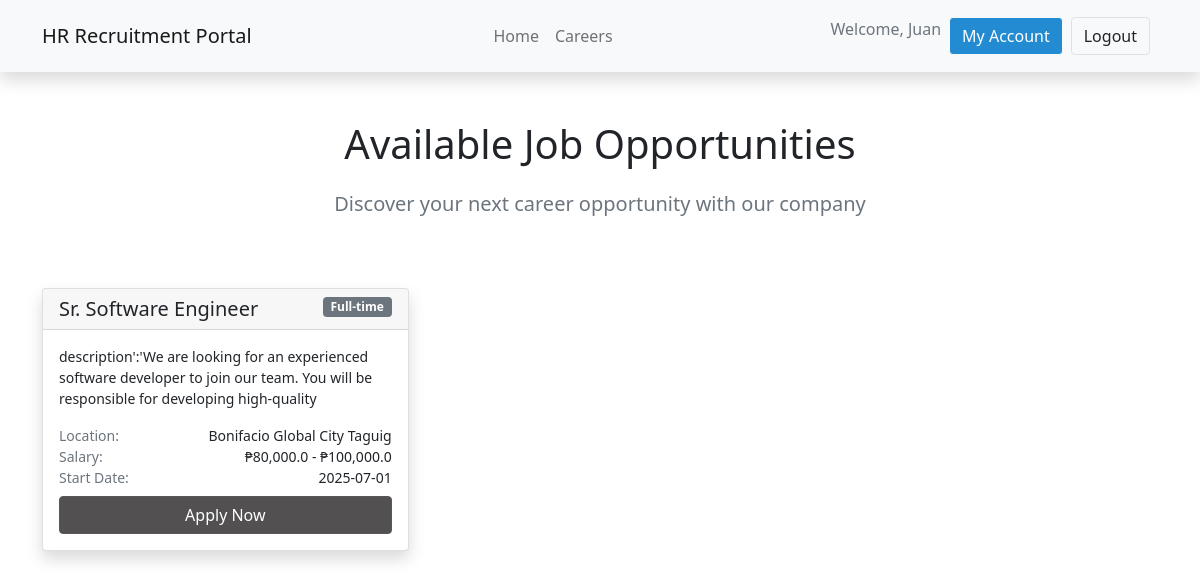
/career (signed in), run on the app's committed database.
### my_app/models.py (models this page shows, shortened)
class Users(db.Model,UserMixin):
    id = db.Column(db.Integer(),primary_key=True)
    firstname=db.Column(db.String(length=30),nullable=False)
    lastname=db.Column(db.String(length=30),nullable=False)
    email_address=db.Column(db.String(length=51),nullable=False)
    password_hash=db.Column(db.String(length=30),nullable=False)
    address_1 = db.Column(db.String(length=120),nullable=True)
    address_2 = db.Column(db.String(length=100),nullable=True)
    brgy_id = db.Column(db.String(),nullable=True)
    munci_id = db.Column(db.String(),nullable=True)
    prov_id = db.Column(db.String(),nullable=True)
    zipcode = db.Column(db.String(),nullable=True)
    mobile_number = db.Column(db.String(length=11),nullable=True)
    phone_number = db.Column(db.String(length=8),nullable=True)
    profile_picture =db.Column(db.String(),nullable=True)
    department_id =db.Column(db.Integer(),db.ForeignKey('department.id'))
    department = db.relationship('Department')
    user_type_id = db.Column(db.Integer(),db.ForeignKey('usertype.id'))
    user_type = db.relationship('Usertype')
    creation_date = db.Column(db.Date(),nullable=False)
    write_date =  db.Column(db.Date(),nullable=False)
    @property
    def password(self):
        raise AttributeError("Password is write-only.")

class Jobs(db.Model):
    id = db.Column(db.Integer(),primary_key=True)
    job_title=db.Column(db.String(length=30),nullable=False)
    employment_type=db.Column(db.String(length=15),nullable=False)
    min_sal= db.Column(db.Float(),nullable=False)
    max_sal= db.Column(db.Float(),nullable=False)
    start_date = db.Column(db.Date(),nullable=False)
    location =db.Column(db.String(length=50),nullable=False)
    description =db.Column(db.String(length = 1030), nullable=False, unique=True)
    start_date = db.Column(db.Date(),nullable=False)
    department_id =db.Column(db.Integer, db.ForeignKey('department.id'))
    user_uid = db.Column(db.Integer(),db.ForeignKey('users.id'))
    create_uid = db.Column(db.Integer())
    write_uid = db.Column(db.Integer())
    creation_date = db.Column(db.Date(),nullable=False)
    write_date =  db.Column(db.Date(),nullable=False)

### my_app/routes.py (the view)
@app.route("/career")
@login_required
def career_page():
    jobs=Jobs.query.all()
    return render_template("career.html",jobs=jobs,show_navbar=True)

### my_app/models.py (called while the page is built)
@login_manager.user_loader
def load_user(user_id):
    return Users.query.get(int(user_id))

### my_app/templates/career.html (shortened to what this page needs)
{% extends "base.html" %}
{%block content%}
    <section id="section-1" class="text-dark p-5 text-center">
        <div class="container">
            <div class="d-sm-flex align-items-center justify-content-center">
                <div>
                    <h1>Available Job Opportunities</h1>
                    <h3 class="lead text-muted my-4">
                       Discover your next career opportunity with our company
                    </h3>
                </div>
            </div>
        </div>
     </section>
    <div class="container">
        <div class="row row-cols-1 row-cols-md-2 row-cols-lg-3 g-2">
            {%for job in jobs %}
            <div class="col">
                <div class="card h-100 shadow">
                    <div class="card-header d-flex justify-content-between align-items-start">
                        <div>
                        <h5 class="card-title mb-0">{{job.job_title}}</h5>
                        </div>
                        <span class="badge bg-secondary">{{job.employment_type}}</span>
                    </div>
                    <div class="card-body">
                        <p class="card-text small" style="max-height: 4.5em; overflow: hidden;">{{job.description}}</p>
                        <div class="mb-2 small">
                            <div class="d-flex justify-content-between">
                                <span class="text-muted">Location:</span>
                                <span>{{job.location}}</span>
                            </div>
                            <div class="d-flex justify-content-between">
                                <span class="text-muted">Salary:</span>
                                <span>₱{{ "{:,}".format(job.min_sal) }} - ₱{{ "{:,}".format(job.max_sal) }}</span>
                            </div>
                            <div class="d-flex justify-content-between">
                                <span class="text-muted">Start Date:</span>
                                <span>{{job.start_date}}</span>
                            </div>
                        </div>
                        <button class="btn btn-dark w-100">
                        Apply Now
                        </button>
                    </div>
                </div>
            </div>
            {% endfor %}
        </div>
    </div>
{% endblock %}

### my_app/templates/base.html (shortened to what this page needs)
<!DOCTYPE html>
<html lang="en">
<head>
    <link href="https://cdn.jsdelivr.net/npm/bootstrap@5.0.2/dist/css/bootstrap.min.css" rel="stylesheet">
    <link href="https://use.fontawesome.com/releases/v5.6.3/css/all.css" rel="stylesheet">
    <link rel="stylesheet" href="https://cdn.jsdelivr.net/npm/bootstrap-icons@1.3.0/font/bootstrap-icons.css">
    <link href="https://cdn.jsdelivr.net/npm/remixicon@3.2.0/fonts/remixicon.css" rel="stylesheet">
    <link href="https://cdn.datatables.net/1.13.8/css/dataTables.bootstrap5.min.css" rel="stylesheet">
    <link rel="stylesheet" href="https://cdn.datatables.net/select/1.7.0/css/select.bootstrap5.min.css" />
    <link href="https://cdn.jsdelivr.net/npm/x-editable-bs5@1.5.8/dist/bootstrap5-editable/css/bootstrap-editable.css" rel="stylesheet">
    <link rel= "stylesheet" href= "{{ url_for('static',filename='style.css') }}">
</head>
<body>
    {% if show_navbar %}
    <nav class="navbar navbar-expand-lg navbar-light bg-light shadow">
        <div class="container">
          <a class="navbar-brand" href={{url_for('home_page')}}>HR Recruitment Portal</a>
          <div class="collapse navbar-collapse justify-content-center custom-nav-center p-2" id="navbarNav">
            <ul class="navbar-nav ms-auto ">
              <li class="nav-item active">
                <a class="nav-link" href="{{url_for('home_page')}}">Home </a>
              </li>
              <li class="nav-item">
                <a class="nav-link" href="{{url_for('career_page')}}">Careers</a>
              </li>
            </ul>
              {% if current_user.is_authenticated%}
              <ul class="navbar-nav ms-auto gap-2 ">
                <span class="text-sm text-muted UserProf">Welcome, {{current_user.firstname|capitalize}}</span>
                <li class="nav-item">
                  {% if current_user.user_type.name=='admin'%}
                  <button type="button" id="nav-btn" class="btn btn-light fw-normal btn-md lead" onclick="location.href='{{ url_for('admin_dashboard') }}'">
                    Dashboard
                  </button>
                  {% elif current_user.user_type.name=='internal'%}
                  <button type="button" id="nav-btn" class="btn btn-light fw-normal btn-md lead" onclick="location.href='{{ url_for('internal_dashboard') }}'">
                    Dashboard
                  </button>
                  {% else %}
                  <button type="button" id="nav-btn" class="btn btn-light fw-normal btn-md lead" onclick="location.href='{{ url_for('public_dashboard',user_id = current_user.id) }}'">
                    My Account
                  </button>
                  {% endif %}
                </li>
                <li class="nav-item">
                  <button type="button" id="login-btn" class="btn fw-normal btn-md lead border" onclick="location.href='{{ url_for('logout_page') }}'">
                    Logout
                  </button>
                </li>
              {% endif %}
            </ul>
          </div>
        </div>
    </nav>
    {% endif %}
    {% block content%}
    {% endblock%}
</body>
</html>

### my_app/static/style.css (style rules this page uses)
* { padding: 0; margin: 0; box-sizing: border-box; }
#nav-btn { color: #ffffff; background-color: #228bd1; white-space: nowrap; }
#login-btn,#signup-btn { font-size: 1rem; font-weight: 500; }
.main-content,.navbar { transition: margin 0.3s ease; }
.btn-dark, .btn-dark:focus, .btn-dark:active, .btn-dark:focus:active, .btn-dark:focus-visible { background-color: #525050; border: 1px solid rgb(92, 86, 86); outline: none; box-shadow: none; color: #ffffff; transition: transform 0.2s ease, box-shadow 0.2s ease; }

### data on the page
Users: firstname "Juan"
Jobs: job_title "Sr. Software Engineer", employment_type "Full-time", description "description':'We are looking for an experienced software developer to join our team. You will be responsible for developing high-quality…", location "Bonifacio Global City Taguig", min_sal "80,000.0", max_sal "100,000.0", start_date "2025-07-01"
